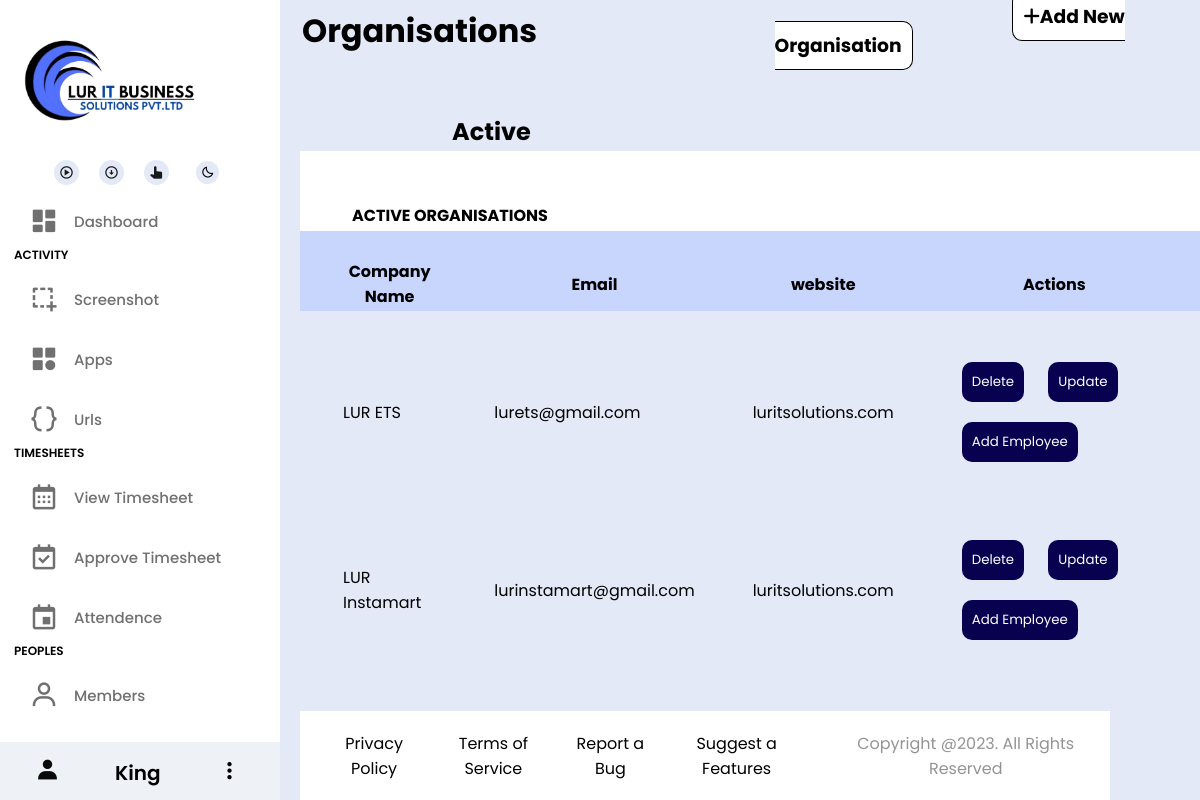
/organization, run on the app's committed database.
### lur_monitor/models.py (models this page shows, shortened)
class Company(models.Model):
    cName = models.CharField(max_length=50)
    cEmail = models.EmailField()
    cLogo = models.ImageField(upload_to="media", blank=True, null=True)
    cUrl = models.CharField(max_length=50)
    class Meta:
        db_table = "company"

### lur_monitor/views.py (the view)
# urls.py: path('organization',views.organization, name='organization'),
def organization(req):
     companies = Company.objects.all()
     return render(req,"Organization.html",{'companies':companies})

### lur_monitor/templates/Organization.html (shortened to what this page needs)
{% extends "index.html" %}
{% load static %}
{% block content %}
<!DOCTYPE html>
<html lang="en">
<head>
    <link rel="stylesheet" href="{% static "Organization.css" %}">
    <link href='https://unpkg.com/boxicons@2.1.4/css/boxicons.min.css' rel='stylesheet'>
    <link rel="stylesheet" href="https://cdnjs.cloudflare.com/ajax/libs/font-awesome/6.5.1/css/all.min.css"
 />
</head>
<body>
    <table >
        <tr>
            <th><h1>Organisations</h1></th>
            <th id="id2"><h3><a href="{% url "comp" %}" style="padding-left: 10px; text-decoration: none;color: black; margin-left:450px; background-color:#fff; border-radius:10px; padding:10px; border:1px solid black"><i class="fa fa-plus"></i>Add New Organisation</a></h3></th>
        </tr>
    </table>
    <table class="table5">
        <tr>
            <th><h2>Active</h2></th>
        </tr>
    </table>
    <div class="div">
    <table>
        <tr>
            <th  style="padding-left:50px;padding-top: 50px; margin-top:10px;">ACTIVE ORGANISATIONS</th>
        </tr>
    </table>
</div>
    <center>
   <div class="div1">
    <table class="table6" border="0" cellpadding="0px" cellspacing="28px">
        <tr>
            <th>Company Name</th>
            <th>Email</th>
            <th>website</th>
            <th>Actions</th>
        </tr>
        </div>
        <div class="div3">
            {% for company in companies %}
            <tr>
              <td>{{company.cName}}</td>
              <td>{{company.cEmail}}</td>
              <td>{{company.cUrl}}</td>
              <td>
                <button class="btn" onclick="location.href='/delete/{{company.cName}}'">Delete</button>
                <button class="btn" onclick="location.href='/edit/{{company.cName}}'">Update</button>
                <button class="btn" onclick="location.href='/emp'">Add Employee</button>
              </td>
            </tr>
          </div>
         </center>
         {% endfor %}
</body>
</html>
{% endblock content %}

### lur_monitor/static/style.css (style rules this page uses)
* { margin: 0; padding: 0; box-sizing: border-box; font-family: "Poppins", sans-serif; }
body { background-color: #E4E9F7; }
:root { --body-color: #E4E9F7; --sidebar-color: #FFF; --primary-color: #695CFE; --primary-color-light: #F6F5FF; --toggle-color: #DDD; --text-color: #707070; --tran-03: all 0.2s ease; --tran-03: all 0.3s ease; --tran-04: all 0.4s ease; --tran-05: all 0.5s ease; }
body { height: 100vh; background: var(--body-color); }

### lur_monitor/static/Organization.css (style rules this page uses)
* { font-family: "Poppins", sans-serif; margin: 0; padding: 0; box-sizing: border-box; }
:root { --body-color: #E4E9F7; --sidebar-color: #FFF; --primary-color: #695CFE; --primary-color-light: #F6F5FF; --toggle-color: #DDD; --text-color: #707070; --tran-03: all 0.2s ease; --tran-03: all 0.3s ease; --tran-04: all 0.4s ease; --tran-05: all 0.5s ease; }
body { height: 100vh; background: var(--body-color); }
body { padding-left: 200px; }
.table6 td { font-weight: 500px; padding: 15px; }
#id2 { padding-right: 50px; }
body { padding-left: 300px; }
.table5 { padding-top: 50px; padding-left: 150px; }
.div { background-color: white; width: 100%; height: 80px; }
.div1 { background-color: #c8d6fd; width: 100%; height:80px; }

### lur_monitor/templates/Organization.html (style rules this page uses)
.btn { margin:10px; border-radius:10px; padding:10px; color:#fff; background-color:#07014f; border:none; }

### data on the page
Company: cName "LUR ETS", cEmail "lurets@gmail.com", cUrl "luritsolutions.com"
Company: cName "LUR Instamart", cEmail "lurinstamart@gmail.com", cUrl "luritsolutions.com"
